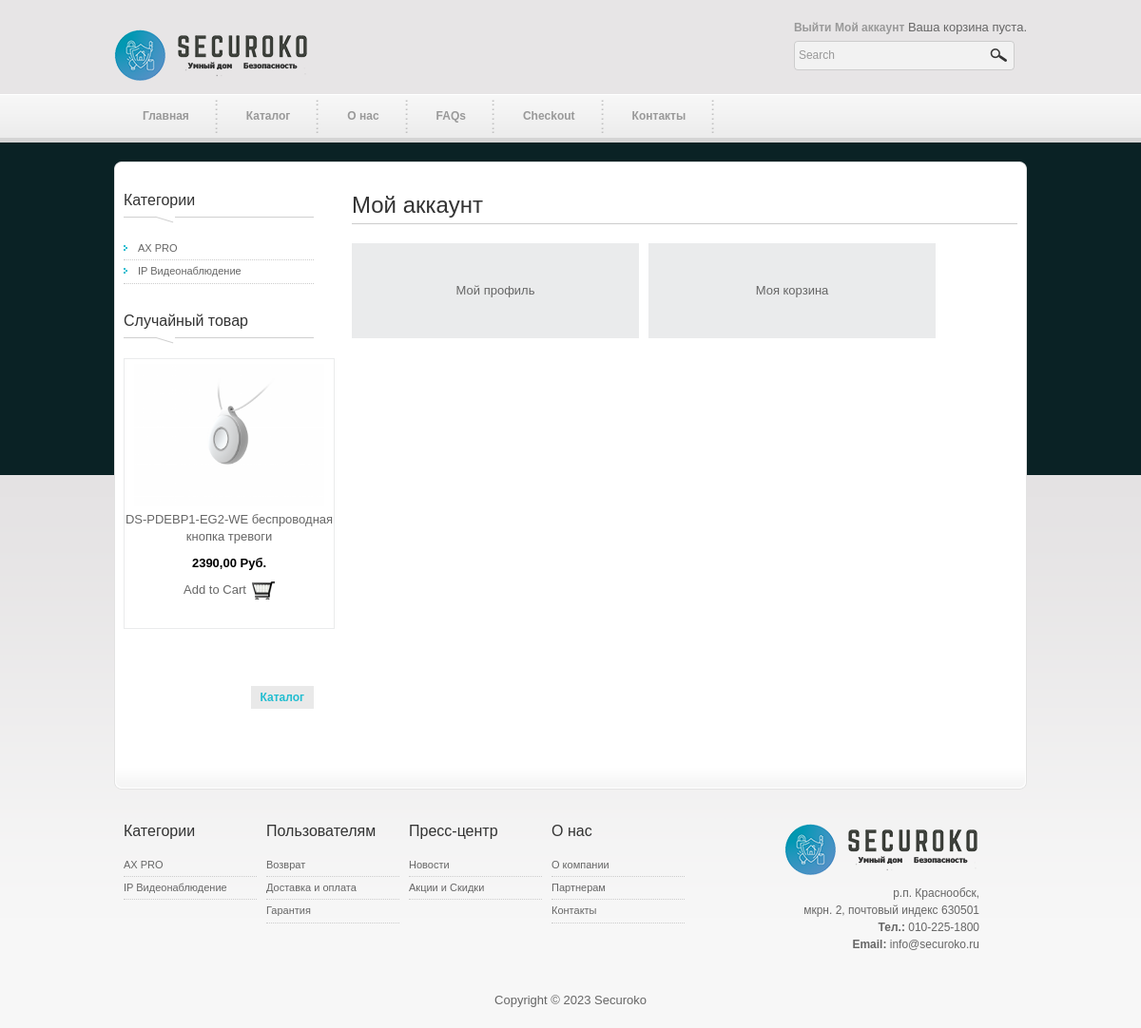
Before: /users/account/ (signed in) with the older database file.
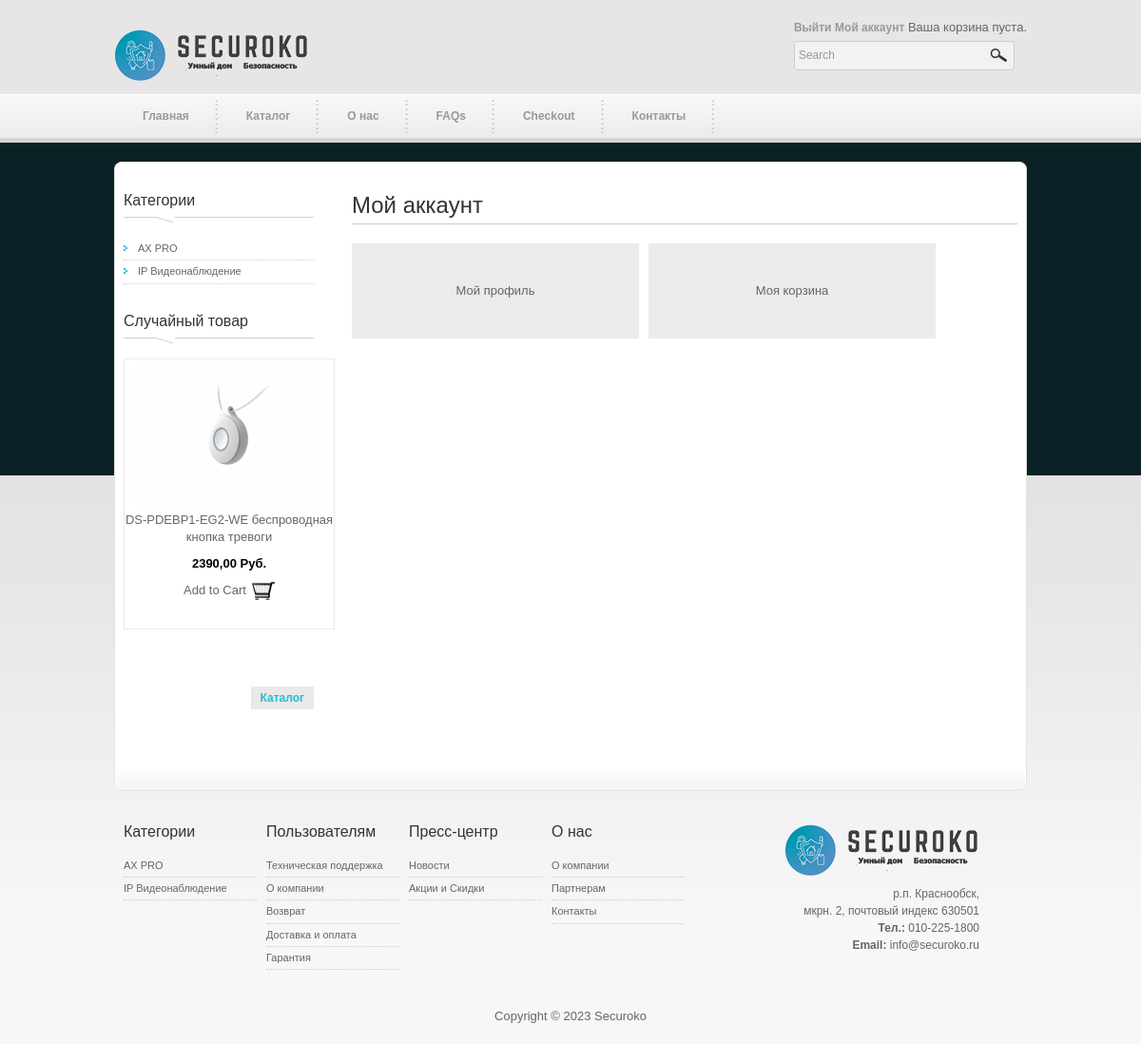
After: the same page with the newer database file.
### shop/models.py (models this page shows, shortened)
class Category(models.Model):
    name = models.CharField(max_length=200, db_index=True)
    slug = models.SlugField(max_length=200, db_index=True, unique=True)
    class Meta:
        ordering = ('name',)
        verbose_name = 'Категория'
        verbose_name_plural = 'Категории'

class Product(models.Model):
    category = models.ForeignKey(Category, on_delete=models.SET_NULL, related_name='products', null=True, blank=True)
    name = models.CharField(max_length=200, db_index=True)
    slug = models.SlugField(max_length=200, db_index=True)
    image = models.ImageField(upload_to='product/%Y/%m/%d', blank=True)
    manufacturer = models.CharField(max_length=200, db_index=True, null=True)
    model = models.CharField(max_length=200, db_index=True, null=True)
    short_description = models.TextField(null=True, blank=True)
    full_description = models.TextField(null=True, blank=True)
    price = models.DecimalField(max_digits=10, decimal_places=2)
    stock = models.PositiveIntegerField()
    available = models.BooleanField(default=True)
    created = models.DateTimeField(auto_now_add=True)
    updated = models.DateTimeField(auto_now=True)
    class Meta:
        ordering = ('name',)
        index_together = (('id', 'slug'),)

class Article(models.Model):
    title = models.CharField(max_length=255, verbose_name='Название')
    slug = models.SlugField(max_length=255, unique=True, verbose_name='URL')
    content = models.TextField(blank=True, verbose_name='Контент')
    photo = models.ImageField(upload_to="photos/%Y/%m/%d/", blank=True, verbose_name='Фото')
    time_created = models.DateTimeField(auto_now_add=True, verbose_name='Дата публикации')
    time_update = models.DateTimeField(auto_now=True, verbose_name='Дата обновления')
    is_published = models.BooleanField(default=True, verbose_name='Опубликовано')
    cat = models.ForeignKey('CategoryArticle', on_delete=models.PROTECT, verbose_name='Категория')
    def get_absolute_url(self):
        return reverse('article', kwargs={'article_slug': self.slug})
    class Meta:
        verbose_name = 'Статья'
        verbose_name_plural = 'Статьи'
        ordering = ['-time_created']

### users/views.py (the view)
# urls.py: path('account/', views.user_account, name='account'),
@login_required(login_url='login')
def user_account(request):
    prof = request.user.profile
    categories = Category.objects.all()
    random_products = Product.objects.order_by('?')[:1]
    context = {
        'profile': prof,
        'categories': categories,
        'random_products': random_products
    }
    return render(request, 'users/account.html', context)

### cart/cart.py (called while the page is built)
    def __len__(self):
        return sum(item['quantity'] for item in self.cart.values())

### cart/context_processors.py (called while the page is built)
def cart(request):
    return {'cart': Cart(request)}

### shop/templatetags/shop_tags.py (called while the page is built)
@register.inclusion_tag('shop/list_articles.html')
def show_articles(sort=None, cat_selected=0):
    if not sort:
        cats = Article.objects.all()
    else:
        cats = Article.objects.order_by(sort)
    return {"cats": cats, "cat_selected": cat_selected}

### users/templates/users/account.html (shortened to what this page needs)
{% extends 'shop/base.html' %}
{% block content %}
<div class="cleaner h20"></div>
    <div id="templatemo_main_top"></div>
    <div id="templatemo_main">
        {% include 'shop/sidebar.html' %}
        <div id="content">
        	<h2>Мой аккаунт</h2>
            <div class="col col_13 account">
                <a href="{% url 'profile_form' %}">Мой профиль</a>
            </div>
            <div class="col col_13 account">
                <a href="#">Моя корзина</a>
            </div>
		</div>
			<div class="cleaner h30"></div>
        <div class="cleaner h30"></div>
        </div>
{% endblock content %}

### shop/templates/shop/sidebar.html (shortened to what this page needs)
<div id="sidebar">
    <h3>Категории</h3>
    <ul class="sidebar_menu">
        {% for c in categories %}
        <li><a href="{% url 'product_list' c.slug %}">{{ c.name }}</a></li>
        {% endfor %}
    </ul>
    <h3>Случайный товар</h3>
       <div id="newsletter">
        {% include 'shop/random_product.html' %}
       </div>
</div>

### shop/templates/shop/random_product.html (shortened to what this page needs)
{% for product in random_products %}
<div class="col col_14 product_gallery">
    <a href="{% url 'productdetail' product.id product.slug %}">
        <img src="{{ product.image.url }}" alt="{{product.name}}" />
    <p>{{ product.name|slice:45 }}</p></a>
    <p class="product_price">{{ product.price }} Руб.</p>
    <a href="shoppingcart.html" class="add_to_cart">Add to Cart</a>
</div>
{% endfor %}
<a href="{% url 'product_list_all' %}" class="more float_r">Каталог</a>

### shop/templates/shop/footer.html
{% load static %}
{% load shop_tags %}
    <div id="templatemo_footer">
    	<div class="col col_16">
        	<h4>Категории</h4>
            <ul class="footer_menu">
			    {% for c in categories %}
			    <li><a href="{{ c.get_absolute_url }}">{{ c.name }}</a></li>
                {% endfor %}
		  </ul>
        </div>
        <div class="col col_16">
        	<h4>Пользователям</h4>
            <ul class="footer_menu">
                {% show_articles %}
			</ul>
        </div>
        <div class="col col_16">
        	<h4>Пресс-центр</h4>
            <ul class="footer_menu">
            	<li><a href="#">Новости</a></li>
            	<li><a href="#">Акции и Скидки</a></li>
			</ul>
        </div>
        <div class="col col_16">
        	<h4>О нас</h4>
            <ul class="footer_menu">
            	<li><a href="#">О компании</a></li>
                <li><a href="#">Партнерам</a></li>
                <li><a href="#">Контакты</a></li>
		  </ul>
        </div>
        <div class="col col_13 no_margin_right" id="site_title_footer">
        	<p><a href="{% url 'index' %}"></a></p>
            <div>р.п. Краснообск,<br>
            мкрн. 2, почтовый индекс 630501<br>
			<strong>Тел.:</strong> 010-225-1800<br>
            <strong>Email:</strong> <a href="mailto:info@securoko.ru">info@securoko.ru</a></div>
        </div>
        <div class="cleaner h40"></div>
		<center>
			Copyright © 2023 Securoko
		</center>
    </div>

### shop/templates/shop/list_articles.html
{% for c in cats %}
        <li><a href="{{ c.get_absolute_url }}">{{ c.title }}</a></li>
{% endfor %}

Changed rows visible on the page:
added Article: title "Техническая поддержка"
added Article: title "О компании"
